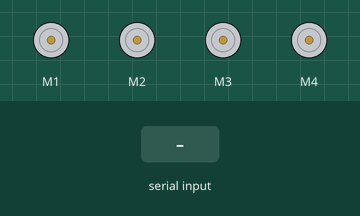
Simulated run of this sketch. Board: Arduino Uno, built with avr-gcc and run on an emulated ATmega328P. Shown: 4 × DC motor (green arrow = forward, orange = backward, longer = faster). The test bench sets the inputs (shaded band).

Above: at 1.2 s.
1.3 s: "b" received over Serial
At 1.7 s:
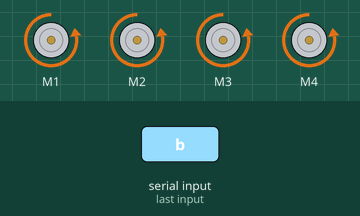
2.8 s: "f" received over Serial
At 4.0 s:
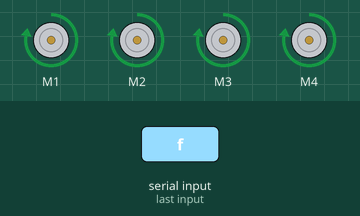
4.3 s: "l" received over Serial
At 5.2 s:
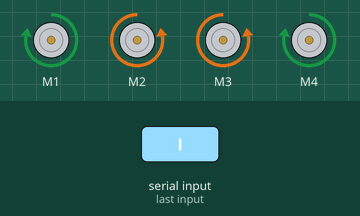
5.8 s: "r" received over Serial
At 6.3 s:
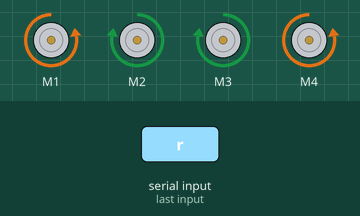
7.3 s: "s" received over Serial
At 8.6 s:
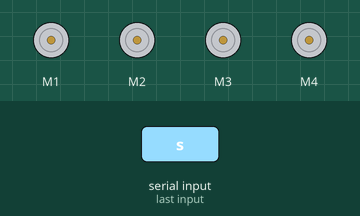
Timing chart, 0 to 9.8 s (numbered marks = the images above; inputs shaded):
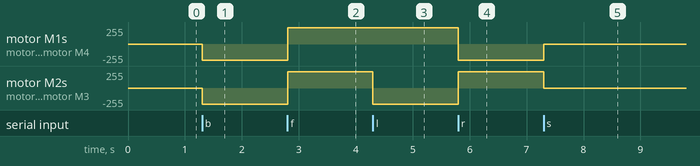

The sketch:

car_ino.ino
```cpp
#include <AFMotor.h>

AF_DCMotor motor1(1); //the pin in which your motor 1 is in adafruit motor shield
AF_DCMotor motor2(2);
AF_DCMotor motor3(3);
AF_DCMotor motor4(4);

void setup() {
  motor1.setSpeed(500);
  motor2.setSpeed(500);
  motor3.setSpeed(500);
  motor4.setSpeed(500);

  motor1.run(RELEASE);
  motor2.run(RELEASE);
  motor3.run(RELEASE);
  motor4.run(RELEASE);

  Serial.begin(9600);
}

void loop() {
  if (Serial.available()) { // Check if there is data available to be read
    char command = Serial.read(); // Read the incoming command

    if (command == 'b') {
      motor1.run(BACKWARD);
      motor2.run(BACKWARD);
      motor3.run(BACKWARD);
      motor4.run(BACKWARD);
    } else if (command == 'f') {
      motor1.run(FORWARD);
      motor2.run(FORWARD);
      motor3.run(FORWARD);
      motor4.run(FORWARD);
    } else if (command == 'l') {
      motor1.run(FORWARD);
      motor2.run(BACKWARD);
      motor3.run(BACKWARD);
      motor4.run(FORWARD);
    } else if (command == 'r') {
      motor1.run(BACKWARD);
      motor2.run(FORWARD);
      motor3.run(FORWARD);
      motor4.run(BACKWARD);
    } else if (command == 's') {
      motor1.run(RELEASE);
      motor2.run(RELEASE);
      motor3.run(RELEASE);
      motor4.run(RELEASE);
    }
  }
}
```

Measured:
- after the input at 1.3 s, motor M1–4: stopped → backward 244/255 at once
- after the input at 2.8 s, motor M1–4: backward 244/255 → forward 244/255 at once
- after the input at 4.3 s, motor M2, motor M3: forward 244/255 → backward 244/255 at once
- after the input at 5.8 s, motor M1, motor M4: forward 244/255 → backward 244/255 at once; motor M2, motor M3: backward 244/255 → forward 244/255 at once
- after the input at 7.3 s, motor M1, motor M4: backward 244/255 → stopped at once; motor M2, motor M3: forward 244/255 → stopped at once
